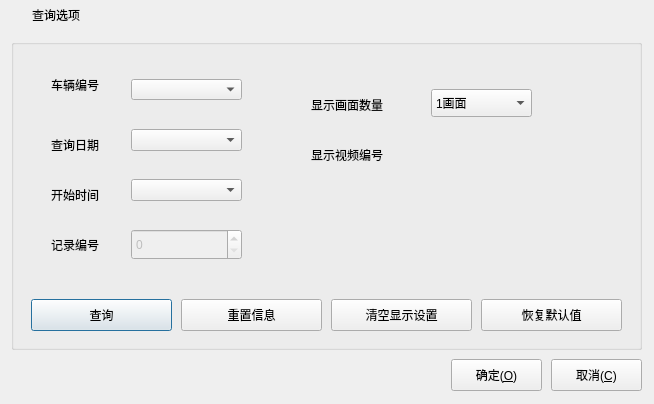
<?xml version="1.0" encoding="UTF-8"?>
<ui version="4.0">
 <class>RecordSelectDialog</class>
 <widget class="QDialog" name="RecordSelectDialog">
  <property name="geometry">
   <rect>
    <x>0</x>
    <y>0</y>
    <width>654</width>
    <height>404</height>
   </rect>
  </property>
  <property name="windowTitle">
   <string>系统设置</string>
  </property>
  <layout class="QVBoxLayout" name="verticalLayout">
   <property name="spacing">
    <number>0</number>
   </property>
   <property name="leftMargin">
    <number>1</number>
   </property>
   <property name="topMargin">
    <number>1</number>
   </property>
   <property name="rightMargin">
    <number>1</number>
   </property>
   <property name="bottomMargin">
    <number>1</number>
   </property>
   <item>
    <widget class="QWidget" name="widget_title" native="true">
     <property name="sizePolicy">
      <sizepolicy hsizetype="Preferred" vsizetype="Fixed">
       <horstretch>0</horstretch>
       <verstretch>0</verstretch>
      </sizepolicy>
     </property>
     <property name="minimumSize">
      <size>
       <width>100</width>
       <height>28</height>
      </size>
     </property>
     <layout class="QHBoxLayout" name="horizontalLayout_2">
      <property name="spacing">
       <number>0</number>
      </property>
      <property name="leftMargin">
       <number>0</number>
      </property>
      <property name="topMargin">
       <number>0</number>
      </property>
      <property name="rightMargin">
       <number>0</number>
      </property>
      <property name="bottomMargin">
       <number>0</number>
      </property>
      <item>
       <widget class="QLabel" name="lab_Ico">
        <property name="sizePolicy">
         <sizepolicy hsizetype="Minimum" vsizetype="Preferred">
          <horstretch>0</horstretch>
          <verstretch>0</verstretch>
         </sizepolicy>
        </property>
        <property name="minimumSize">
         <size>
          <width>31</width>
          <height>0</height>
         </size>
        </property>
        <property name="text">
         <string/>
        </property>
        <property name="alignment">
         <set>Qt::AlignCenter</set>
        </property>
       </widget>
      </item>
      <item>
       <widget class="QLabel" name="lab_Title">
        <property name="sizePolicy">
         <sizepolicy hsizetype="Expanding" vsizetype="Preferred">
          <horstretch>0</horstretch>
          <verstretch>0</verstretch>
         </sizepolicy>
        </property>
        <property name="styleSheet">
         <string notr="true">font: 10pt &quot;微软雅黑&quot;;</string>
        </property>
        <property name="text">
         <string>查询选项</string>
        </property>
        <property name="alignment">
         <set>Qt::AlignLeading|Qt::AlignLeft|Qt::AlignVCenter</set>
        </property>
       </widget>
      </item>
      <item>
       <widget class="QWidget" name="widget_menu" native="true">
        <property name="sizePolicy">
         <sizepolicy hsizetype="Minimum" vsizetype="Preferred">
          <horstretch>0</horstretch>
          <verstretch>0</verstretch>
         </sizepolicy>
        </property>
        <layout class="QHBoxLayout" name="horizontalLayout">
         <property name="spacing">
          <number>0</number>
         </property>
         <property name="leftMargin">
          <number>0</number>
         </property>
         <property name="topMargin">
          <number>0</number>
         </property>
         <property name="rightMargin">
          <number>0</number>
         </property>
         <property name="bottomMargin">
          <number>0</number>
         </property>
         <item>
          <widget class="QPushButton" name="btnMenu_Close">
           <property name="sizePolicy">
            <sizepolicy hsizetype="Minimum" vsizetype="Expanding">
             <horstretch>0</horstretch>
             <verstretch>0</verstretch>
            </sizepolicy>
           </property>
           <property name="minimumSize">
            <size>
             <width>40</width>
             <height>0</height>
            </size>
           </property>
           <property name="cursor">
            <cursorShape>ArrowCursor</cursorShape>
           </property>
           <property name="focusPolicy">
            <enum>Qt::NoFocus</enum>
           </property>
           <property name="toolTip">
            <string>关闭</string>
           </property>
           <property name="text">
            <string/>
           </property>
           <property name="flat">
            <bool>true</bool>
           </property>
          </widget>
         </item>
        </layout>
       </widget>
      </item>
     </layout>
    </widget>
   </item>
   <item>
    <widget class="QWidget" name="widget_main" native="true">
     <property name="styleSheet">
      <string notr="true">font: 11pt &quot;微软雅黑&quot;;</string>
     </property>
     <widget class="QGroupBox" name="groupBox">
      <property name="geometry">
       <rect>
        <x>10</x>
        <y>10</y>
        <width>631</width>
        <height>311</height>
       </rect>
      </property>
      <property name="title">
       <string/>
      </property>
      <widget class="QLabel" name="labRtspType">
       <property name="geometry">
        <rect>
         <x>40</x>
         <y>30</y>
         <width>71</width>
         <height>31</height>
        </rect>
       </property>
       <property name="text">
        <string>车辆编号</string>
       </property>
      </widget>
      <widget class="QLabel" name="labPollType">
       <property name="geometry">
        <rect>
         <x>300</x>
         <y>50</y>
         <width>101</width>
         <height>31</height>
        </rect>
       </property>
       <property name="text">
        <string>显示画面数量</string>
       </property>
      </widget>
      <widget class="QComboBox" name="cboxShowNumber">
       <property name="geometry">
        <rect>
         <x>420</x>
         <y>50</y>
         <width>101</width>
         <height>28</height>
        </rect>
       </property>
       <item>
        <property name="text">
         <string>1画面</string>
        </property>
       </item>
       <item>
        <property name="text">
         <string>4画面</string>
        </property>
       </item>
       <item>
        <property name="text">
         <string>9画面</string>
        </property>
       </item>
       <item>
        <property name="text">
         <string>16画面</string>
        </property>
       </item>
      </widget>
      <widget class="QLabel" name="labVideoOffLineCheckInterval">
       <property name="geometry">
        <rect>
         <x>40</x>
         <y>140</y>
         <width>71</width>
         <height>31</height>
        </rect>
       </property>
       <property name="text">
        <string>开始时间</string>
       </property>
      </widget>
      <widget class="QPushButton" name="btnSelect">
       <property name="geometry">
        <rect>
         <x>20</x>
         <y>260</y>
         <width>141</width>
         <height>32</height>
        </rect>
       </property>
       <property name="cursor">
        <cursorShape>PointingHandCursor</cursorShape>
       </property>
       <property name="text">
        <string>查询</string>
       </property>
      </widget>
      <widget class="QPushButton" name="btnResetMessage">
       <property name="geometry">
        <rect>
         <x>170</x>
         <y>260</y>
         <width>141</width>
         <height>32</height>
        </rect>
       </property>
       <property name="cursor">
        <cursorShape>PointingHandCursor</cursorShape>
       </property>
       <property name="text">
        <string>重置信息</string>
       </property>
      </widget>
      <widget class="QPushButton" name="btnClearDisplay">
       <property name="geometry">
        <rect>
         <x>320</x>
         <y>260</y>
         <width>141</width>
         <height>32</height>
        </rect>
       </property>
       <property name="cursor">
        <cursorShape>PointingHandCursor</cursorShape>
       </property>
       <property name="text">
        <string>清空显示设置</string>
       </property>
      </widget>
      <widget class="QPushButton" name="btnResectAll">
       <property name="geometry">
        <rect>
         <x>470</x>
         <y>260</y>
         <width>141</width>
         <height>32</height>
        </rect>
       </property>
       <property name="cursor">
        <cursorShape>PointingHandCursor</cursorShape>
       </property>
       <property name="text">
        <string>恢复默认值</string>
       </property>
      </widget>
      <widget class="QLabel" name="labRtspType_2">
       <property name="geometry">
        <rect>
         <x>40</x>
         <y>90</y>
         <width>71</width>
         <height>31</height>
        </rect>
       </property>
       <property name="text">
        <string>查询日期</string>
       </property>
      </widget>
      <widget class="QLabel" name="labVideoOffLineCheckInterval_2">
       <property name="geometry">
        <rect>
         <x>40</x>
         <y>190</y>
         <width>71</width>
         <height>31</height>
        </rect>
       </property>
       <property name="text">
        <string>记录编号</string>
       </property>
      </widget>
      <widget class="QSpinBox" name="boxRecordNumber">
       <property name="enabled">
        <bool>false</bool>
       </property>
       <property name="geometry">
        <rect>
         <x>120</x>
         <y>190</y>
         <width>111</width>
         <height>31</height>
        </rect>
       </property>
       <property name="inputMethodHints">
        <set>Qt::ImhNone</set>
       </property>
      </widget>
      <widget class="QComboBox" name="cboxCarId">
       <property name="geometry">
        <rect>
         <x>120</x>
         <y>40</y>
         <width>111</width>
         <height>21</height>
        </rect>
       </property>
      </widget>
      <widget class="QComboBox" name="cboxSelectDate">
       <property name="geometry">
        <rect>
         <x>120</x>
         <y>90</y>
         <width>111</width>
         <height>22</height>
        </rect>
       </property>
      </widget>
      <widget class="QComboBox" name="cboxStartTime">
       <property name="geometry">
        <rect>
         <x>120</x>
         <y>140</y>
         <width>111</width>
         <height>22</height>
        </rect>
       </property>
      </widget>
      <widget class="QLabel" name="labPollType_2">
       <property name="geometry">
        <rect>
         <x>300</x>
         <y>100</y>
         <width>91</width>
         <height>31</height>
        </rect>
       </property>
       <property name="text">
        <string>显示视频编号</string>
       </property>
      </widget>
     </widget>
     <widget class="QPushButton" name="btnOk">
      <property name="geometry">
       <rect>
        <x>450</x>
        <y>330</y>
        <width>91</width>
        <height>32</height>
       </rect>
      </property>
      <property name="minimumSize">
       <size>
        <width>0</width>
        <height>28</height>
       </size>
      </property>
      <property name="cursor">
       <cursorShape>PointingHandCursor</cursorShape>
      </property>
      <property name="styleSheet">
       <string notr="true"/>
      </property>
      <property name="text">
       <string>确定(&amp;O)</string>
      </property>
      <property name="icon">
       <iconset resource="rc.qrc">
        <normaloff>:/image/update.png</normaloff>:/image/update.png</iconset>
      </property>
      <property name="iconSize">
       <size>
        <width>20</width>
        <height>20</height>
       </size>
      </property>
     </widget>
     <widget class="QPushButton" name="btnCancel">
      <property name="geometry">
       <rect>
        <x>550</x>
        <y>330</y>
        <width>91</width>
        <height>32</height>
       </rect>
      </property>
      <property name="minimumSize">
       <size>
        <width>0</width>
        <height>28</height>
       </size>
      </property>
      <property name="cursor">
       <cursorShape>PointingHandCursor</cursorShape>
      </property>
      <property name="styleSheet">
       <string notr="true"/>
      </property>
      <property name="text">
       <string>取消(&amp;C)</string>
      </property>
      <property name="icon">
       <iconset resource="rc.qrc">
        <normaloff>:/image/close.png</normaloff>:/image/close.png</iconset>
      </property>
      <property name="iconSize">
       <size>
        <width>20</width>
        <height>20</height>
       </size>
      </property>
     </widget>
    </widget>
   </item>
  </layout>
 </widget>
 <resources>
  <include location="rc.qrc"/>
 </resources>
 <connections/>
</ui>
